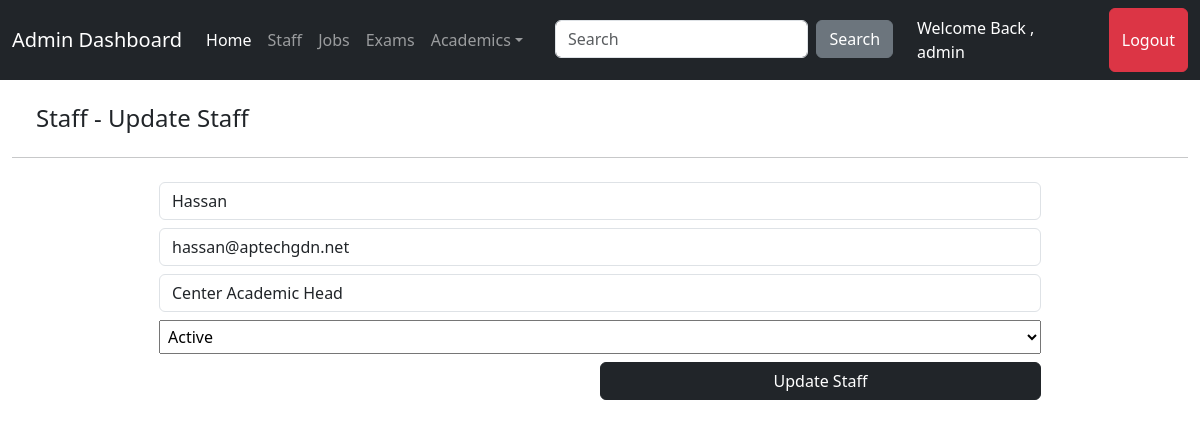
Page /Admin/update_staff.php?staffid=4 (signed in) on the committed database.
### tables this page shows
CREATE TABLE IF NOT EXISTS `staff` (
  `staffid` int NOT NULL AUTO_INCREMENT,
  `staffname` varchar(100) DEFAULT NULL,
  `staffemail` varchar(1000) DEFAULT NULL,
  `staffpassword` varchar(1000) DEFAULT NULL,
  `staffdesignation` varchar(100) DEFAULT NULL,
  `stafftimings` varchar(50) DEFAULT NULL,
  `staffphone` varchar(20) DEFAULT NULL,
  `dateofjoining` date NOT NULL,
  `dateofresignation` date DEFAULT NULL,
  `status` varchar(50) NOT NULL DEFAULT 'active',
  PRIMARY KEY (`staffid`)
);

### Admin/update_staff.php (the view, shortened to what this page needs)
<?php
include('../connect.php');
include('headeradmin.php');
if (isset($_GET['staffid'])) {
    $staffid = $_GET['staffid'];
    $query = "SELECT * FROM staff WHERE staffid = '$staffid'";
    $result = mysqli_query($conn, $query);
    $row = mysqli_fetch_assoc($result);
} else {
    header("Location: staff.php");
    exit();
}
?>
<div class="container-fluid">
    <h4 class="m-4">Staff - Update Staff</h4>
    <hr>
    <div class="d-flex justify-content-center align-items-center">
        <div class="w-75">
            <form action="" method="post">
                <input type="text" name="staffname" class="mt-2 form-control" value="<?php echo $row['staffname']; ?>" placeholder="Enter Staff Name" required>
                <input type="email" name="staffemail" class="mt-2 form-control" value="<?php echo $row['staffemail']; ?>" placeholder="Enter Staff Email" required>
                <input type="text" name="staffdesignation" class="mt-2 form-control" value="<?php echo $row['staffdesignation']; ?>" placeholder="Enter Staff Designation" required>
                <select name="status" class="mt-2 w-100 p-1" required>
                    <option value="active" <?php echo ($row['status'] == 'active') ? 'selected' : ''; ?>>Active</option>
                </select>
                <button type="submit" class="btn btn-dark mt-2 w-50 float-end" name="btnupdatestaff">Update Staff</button>
            </form>
        </div>
    </div>
</div>
<?php include('footeradmin.php'); ?>

### rows in the picture
staff: staffname "Hassan", staffemail "hassan@aptechgdn.net", staffdesignation "Center Academic Head", status "Active"

### other values in the picture
$_SESSION['adminloggedin'] "admin"
